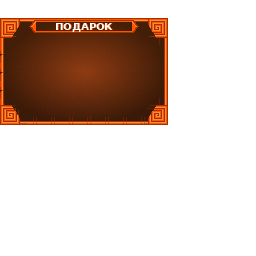
#> input picture deploy_v8_clean/textures_inpaint/akriwer.png, 256 x 256 px, given as the content of the folder /home/ubuntu/repos/tgbot/deploy_v7_final/orange_textures, which was not available
$ python inpaint_grid.py
#> lines starting #> are read from the running program, lines starting #| are printed output that depends on the picture; after the words box and inside, x2 and y2 are one past the last pixel; in counts of white or black regions, pixels touching at a corner belong together; pictures that were not available may be replaced by others from this repository, and a replacement may not be noted
"""
Take v7 orange textures, surgically remove ONLY the gray grid lines (RGB ~60,60,60),
replacing them with the smooth interior brown/orange gradient.

Keeps EVERYTHING else 1:1 — frame, title, decorative cells, gradient.
"""
import os
import numpy as np
from PIL import Image

IN_DIR = "/home/ubuntu/repos/tgbot/deploy_v7_final/orange_textures"
OUT_DIR = "/home/ubuntu/repos/tgbot/deploy_v8_clean/textures_inpaint"
os.makedirs(OUT_DIR, exist_ok=True)


def is_gray_grid_pixel(r, g, b):
    """The grid separator pixels are roughly RGB(60,60,60) — gray, balanced channels."""
    return (
        45 <= r <= 75
        and 45 <= g <= 75
        and 45 <= b <= 75
        and abs(int(r) - int(g)) < 12
        and abs(int(g) - int(b)) < 12
    )


def inpaint(path_in, path_out):
    img = Image.open(path_in).convert("RGBA")
#> img is the input picture: PIL image 256x256 RGBA; mean R, G, B, A 30.9, 13.2, 3.9, 69.9
    arr = np.array(img)
    h, w = arr.shape[:2]
#> h = 256; w = 256
    r = arr[:, :, 0].astype(int)
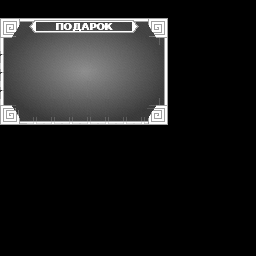
#> r: shape (256, 256) int64; min 0, max 255, mean 30.9
    g = arr[:, :, 1].astype(int)
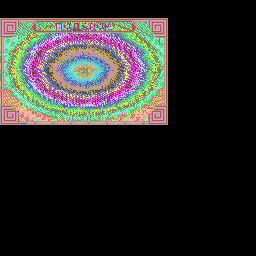
#> g: shape (256, 256) int64; 136 distinct labels, from 0 to 255; one colour per label, 0 black
    b = arr[:, :, 2].astype(int)
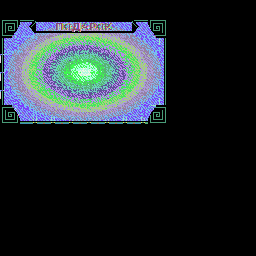
#> b: shape (256, 256) int64; 113 distinct labels, from 0 to 255; one colour per label, 0 black

    gray_mask = (
        (r >= 45) & (r <= 75)
        & (g >= 45) & (g <= 75)
        & (b >= 45) & (b <= 75)
        & (np.abs(r - g) < 12)
        & (np.abs(g - b) < 12)
    )
#> gray_mask: shape (256, 256) bool; every value is 0

    # We only inpaint pixels inside the content area where alpha > 0.
    alpha = arr[:, :, 3]
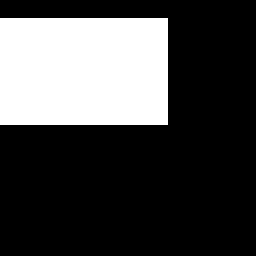
#> alpha: shape (256, 256); 27.4% white; 1 white region, box (x1, y1, x2, y2) and area: (0, 18, 168, 125) 17976
    target_mask = gray_mask & (alpha > 0)

    if not target_mask.any():
        # Nothing to do
        img.save(path_out)
        return 0

    # For each gray pixel, find the nearest non-gray, non-frame pixel
    # in each of 4 cardinal directions, then average.
    out = arr.copy()
    rgb = arr[:, :, :3].astype(int)

    # Non-grid pixels (interior brown/orange, but NOT the frame, NOT title white)
    # We just want: any non-gray pixel with alpha > 0. We'll let it average so
    # frame leaking near grid lines is rare (frame is 5+ pixels away from
    # most grid lines).
    valid = (~gray_mask) & (alpha > 0)

    ys, xs = np.where(target_mask)
    for y, x in zip(ys, xs):
        samples = []
        # up
        for dy in range(1, 8):
            yy = y - dy
            if yy < 0:
                break
            if valid[yy, x]:
                samples.append(rgb[yy, x])
                break
        # down
        for dy in range(1, 8):
            yy = y + dy
            if yy >= h:
                break
            if valid[yy, x]:
                samples.append(rgb[yy, x])
                break
        # left
        for dx in range(1, 8):
            xx = x - dx
            if xx < 0:
                break
            if valid[y, xx]:
                samples.append(rgb[y, xx])
                break
        # right
        for dx in range(1, 8):
            xx = x + dx
            if xx >= w:
                break
            if valid[y, xx]:
                samples.append(rgb[y, xx])
                break

        if samples:
            avg = np.mean(samples, axis=0).round().astype(np.uint8)
            out[y, x, 0] = avg[0]
            out[y, x, 1] = avg[1]
            out[y, x, 2] = avg[2]
            # alpha unchanged

    Image.fromarray(out).save(path_out)
    return int(target_mask.sum())


if __name__ == "__main__":
    total = 0
    for name in sorted(os.listdir(IN_DIR)):
        if not name.endswith(".png"):
            continue
        n = inpaint(os.path.join(IN_DIR, name), os.path.join(OUT_DIR, name))
        total += n
        print(f"  {name}: {n} gray pixels replaced")
    print(f"\nTotal: {total} gray pixels removed across {len(os.listdir(IN_DIR))} files")
